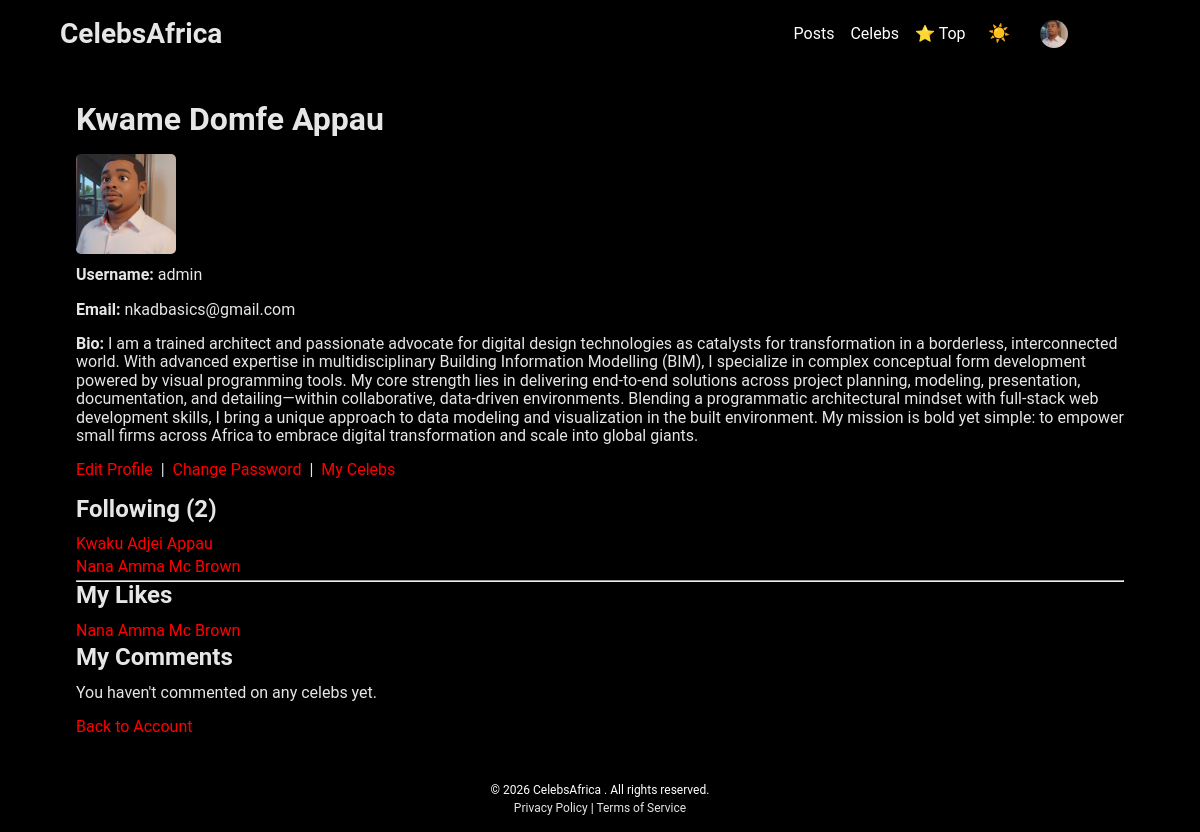
/accounts/profile/ (signed in), run on the app's committed database.
### apps/accounts/models.py (models this page shows, shortened)
class UserProfile(models.Model):
    ROLE_FAN = 'fan'
    ROLE_CELEB = 'celeb'
    ROLE_MANAGER = 'manager'
    ROLE_STAFF = 'staff'
    ROLE_CHOICES = [
        (ROLE_FAN, 'Fan'),
        (ROLE_CELEB, 'Celeb'),
        (ROLE_MANAGER, 'Celeb Manager'),
        (ROLE_STAFF, 'Staff'),
    ]
    user = models.OneToOneField(User, on_delete=models.CASCADE, related_name='profile')
    avatar = models.ImageField(upload_to='avatars/', null=True, blank=True)
    bio = models.TextField(max_length=300, blank=True)
    last_seen = models.DateTimeField(null=True, blank=True, db_index=True)
    role = models.CharField(max_length=20, choices=ROLE_CHOICES, default=ROLE_FAN)

### apps/celebs/models.py (models this page shows, shortened)
class Follow(models.Model):
	celeb = models.ForeignKey(Celeb, on_delete=models.CASCADE, related_name='followers')
	user = models.ForeignKey(User, on_delete=models.CASCADE, related_name='following')
	class Meta:
		unique_together = ('celeb', 'user')

class Celeb(models.Model):
	name = models.CharField(max_length=100)
	slug = models.SlugField(max_length=120, unique=True, blank=True)
	type = models.ForeignKey(Type, on_delete=models.PROTECT, related_name='celebs', null=True, blank=True)
	street_name = models.CharField(max_length=50)
	bio = models.TextField(blank=True)
	nationality = models.ForeignKey('Country', on_delete=models.SET_NULL, null=True, blank=True, related_name='celebs')
	rating = models.FloatField(default=0.0, help_text="Legacy field; rating now computed from reviews")
	discovered = models.DateField(null=True, blank=True)
	date_of_birth = models.DateField(null=True, blank=True)
	date_of_death = models.DateField(null=True, blank=True)
	image = models.ImageField(upload_to='celebs/', null=True, blank=True)
	awards = models.TextField(blank=True, help_text='Notable awards and achievements')
	website = models.URLField(max_length=200, blank=True)
	instagram = models.CharField(max_length=100, blank=True, help_text='Username only, no @')
	twitter = models.CharField(max_length=100, blank=True, help_text='Username only, no @')
	facebook = models.CharField(max_length=100, blank=True, help_text='Page name or URL slug')
	youtube = models.CharField(max_length=100, blank=True, help_text='Channel name or URL slug')
	featured_video = models.URLField(max_length=200, blank=True, help_text='YouTube video URL e.g. https://www.youtube.com/watch?v=...')
	published = models.BooleanField(default=True, help_text='Unpublished celebs are hidden from all public listings and detail pages')
	managers = models.ManyToManyField(
		User, blank=True, related_name='managed_celebs',
		help_text='Users (celebs/managers) who can edit this celeb page',
	)
	def get_absolute_url(self):
		from django.urls import reverse
		if self.type_id:
			cat_slug = self.type.family.category.slug
			family_slug = self.type.family.slug
			type_slug = self.type.slug
		else:
			cat_slug = family_slug = type_slug = 'uncategorised'
		return reverse('celeb_detail', args=[cat_slug, family_slug, type_slug, self.slug])

class Like(models.Model):
	celeb = models.ForeignKey(Celeb, on_delete=models.CASCADE, related_name='likes')
	user = models.ForeignKey(User, on_delete=models.CASCADE, related_name='celeb_likes')
	class Meta:
		unique_together = ('celeb', 'user')

### apps/accounts/views.py (the view)
# urls.py: path('profile/', views.profile, name='profile'),
@login_required
def profile(request):
    from apps.celebs.models import Like, Comment, Follow
    likes = Like.objects.filter(user=request.user).select_related('celeb__type__family__category').order_by('-id')
    comments = Comment.objects.filter(user=request.user).select_related('celeb__type__family__category').order_by('-created_at')
    following = Follow.objects.filter(user=request.user).select_related('celeb__type__family__category').order_by('celeb__name')
    return render(request, 'accounts/profile.html', {'likes': likes, 'comments': comments, 'following': following})

### core/context_processors.py (called while the page is built)
def online_users(request):
    from apps.accounts.models import UserProfile
    threshold = timezone.now() - timedelta(minutes=5)
    count = UserProfile.objects.filter(last_seen__gte=threshold).count()
    return {'online_users_count': count}

### apps/accounts/templates/accounts/profile.html (shortened to what this page needs)
{% extends 'base.html' %}
{% block content %}
<div class="flex flex-column white-90 pa1-00 h-100">
    <h1>{{ user.get_full_name|default:user.username }}</h1>
    {% if user.profile.avatar %}
    <img src="{{ user.profile.avatar.url }}" alt="Avatar"
        style="width:100px; height:100px; object-fit:cover; border-radius:5%; margin-bottom:12px;">
    {% endif %}
    <p><strong>Username:</strong> {{ user.username }}</p>
    <p><strong>Email:</strong> {{ user.email|default:"—" }}</p>
    {% if user.profile.bio %}<p><strong>Bio:</strong> {{ user.profile.bio }}</p>{% endif %}
    <p>
    <a href="{% url 'profile_edit' %}" class="red">Edit Profile</a> &nbsp;|&nbsp;
    <a href="{% url 'password_change' %}" class="red">Change Password</a>
    {% if user.managed_celebs.exists or user.is_staff %}&nbsp;|&nbsp;
    <a href="{% url 'my_celebs' %}" class="red">My Celebs</a>
    {% endif %}
    </p>
    <h2>Following ({{ following|length }})</h2>
    {% if following %}
    <ul>
        {% for f in following %}
        <li><a href="{{ f.celeb.get_absolute_url }}" class="red">{{ f.celeb.name }}</a></li>
        {% endfor %}
    </ul>
    {% else %}
    <p>You're not following any celebs yet.</p>
    {% endif %}
    <hr>
    <h2>My Likes</h2>
    {% if likes %}
    <ul>
        {% for like in likes %}
        <li><a href="{{ like.celeb.get_absolute_url }}" class="red">{{ like.celeb.name }}</a></li>
        {% endfor %}
    </ul>
    {% else %}
    <p>You haven't liked any celebs yet.</p>
    {% endif %}
    <h2>My Comments</h2>
    {% if comments %}
    <ul>
        {% for comment in comments %}
        <li>
            <a href="{{ comment.celeb.get_absolute_url }}" class="red"
            >
                {{ comment.celeb.name }}
            </a>:
            "{{ comment.text }}"
            <small style="color:#888;">
                {{ comment.created_at|date:"d M Y" }}
            </small>
        </li>
        {% endfor %}
    </ul>
    {% else %}
    <p>
        You haven't commented on any celebs yet.
    </p>
    {% endif %}
    <p>
        <a href="{% url 'account_home' %}" class="red">Back to Account</a>
    </p>
</div>
{% endblock %}

### core/templates/base.html (shortened to what this page needs)
<!DOCTYPE html>
{% load static %}
<html lang="en">
<head>
    <link rel="stylesheet" href="{% static 'css/style.css' %}">
    <link rel="stylesheet" href="{% static 'css/gdb_normalize.css' %}">
    <link rel="stylesheet" href="{% static 'css/utilities.css' %}">
    <link rel="stylesheet" href="{% static 'css/menu.css' %}">
    <link rel="stylesheet" href="{% static 'css/theme.css' %}">
    <link rel="stylesheet" href="https://cdn.jsdelivr.net/gh/lipis/flag-icons@7.2.3/css/flag-icons.min.css">
</head>
<body class="vh-100 flex flex-column justify-between">
    <header class="bg-black text-white db w-100 fixed top-0 left-0 z-999">
        <nav class="flex justify-between items-center
            container container90 text-white pv1-00 h-100">
            <div class="flex items-center justify-center">
                <a href="/"
                    class="white-90 f1-75 b"
                        >
                    CelebsAfrica
                </a>
            </div>
            <div class="flex justify-end ggap1-00 nav-items w-100 h-100" id="navItemsDesktop">
                 <div class="flex items-center justify-center">
                    <a href="{% url 'posts_home' %}">Posts</a>
                </div>
                <div class="flex items-center justify-center">
                    <a href="/celebs/">Celebs</a>
                </div>
                <div class="flex items-center justify-center">
                    <a href="{% url 'top_celebs' %}">⭐ Top</a>
                </div>
                <div class="flex items-center justify-center">
                    <button class="theme-toggle-btn" id="themeToggle" type="button"
                        title="Switch to light mode" aria-label="Toggle theme">☀️</button>
                </div>
                {% if user.is_authenticated %}
                    <div style="display:flex;align-items:center;">
                        <button id="userDropdownBtn" aria-haspopup="true" aria-expanded="false" type="button"
                            style="background:none;border:none;cursor:pointer;color:inherit;font:inherit;padding:4px 8px;display:flex;align-items:center;gap:4px;border-radius:4px;">
                            {% if user.profile.avatar %}
                                <img src="{{ user.profile.avatar.url }}" alt="avatar" style="width:28px;height:28px;border-radius:50%;object-fit:cover;vertical-align:middle;margin-right:4px;">
                            {% endif %}
                        </button>
                    </div>
                {% else %}
                    <div class="flex items-center justify-center">
                        <a href="{% url 'login' %}">Login</a>
                    </div>
                {% endif %}
            </div>
        </nav>
    </header>
    <main class="flex-auto w-100 bg-black"
        style="height:calc(100vh - 128px);
            margin-top:64px;
            margin-bottom:64px;
            overflow-y:auto;
            overflow-x:hidden;">
        <div class="container container90 bg-black-90" style="overflow:visible; min-height:100%;">
            {% block content %}
            {% endblock %}
        </div>
    </main>
    <footer class="flex flex-column items-center justify-center bg-black white db w-100 tc fixed bottom-0 left-0 f0-75 z-999" style="height:64px;">
        <p class="flex items-center justify-center mb0-25">
            &copy; {{ year|default:2026 }} CelebsAfrica . All rights reserved.
        </p>
        <p class="mb0-00">
            <a href="" class="white-90"
            >
                Privacy Policy
            </a> |
            <a href="" class="white-90"
            >
                Terms of Service
            </a>
        </p>
    </footer>
</body>
</html>

### static/css/style.css (style rules this page uses)
:root { --white:rgb(240, 240, 240); --grey:rgb(170, 170, 170); --darkGrey:rgb(80, 80, 80); --dark: rgb(10, 10, 10); --red:red; --geolo: rgb(27, 27, 27); --gold: gold; --primary: var(--red); --secondry:var(--blue); --bgColour:var(--geolo); --fontsColor:var(--white); --linear-gradient-1: linear-gradient(90deg, rgb(0, 0, 0), rgb(255, 255, 255)); --linear-gradient-2: linear-gradient(45deg, rgb(240, 180, 14), rgb(207, 30, 30)); --radial-gradient-1: radial-gradient(circle, rgb(255,255,255) 20%, var(--dark) 60%); --radial-gradient-2: radial-gradient(circle, rgb(230, 44, 44) 20%, var(--darkGrey) 60%); --headingFonts: arial; --bodyFonts: Tahoma; --verySmallFontSize:0.25rem; --smallFontSize:0.5rem; --baseFontSize: 1rem; --largeFontSize:1.5rem; --xlargeFontSize: 2rem; --xxlargeFontSize:2.5rem; --heading-1:var(--xxlargeFontSize); --heading-2:var(--xlargeFontSize); --heading-3:var(--largeFontSize); --heading-4:var(--xlargeFontSize); }
@media (min-width:512px) { body { background-color: rgb(255, 255, 255); } }
@media (min-width:768px) { body { background-color: rgba(59, 27, 27, 0); } }
@media (min-width:1024px) { body { background-color: rgb(255, 255, 255); } }
:root { --theme-brown: var(--brown0, #5c3d1e); --theme-brown-dark: #4a2f17; --theme-gold: var(--gold0, #f2c94c); --theme-gold-soft: var(--gold5, #fbf4d8); --theme-border: rgba(92, 61, 30, 0.2); --theme-shadow: 0 8px 20px rgba(0, 0, 0, 0.08); }
.container { max-width: min(1200px, 94vw); }

### static/css/utilities.css (style rules this page uses)
*,::after,::before { margin: 0px; padding: 0px; box-sizing: border-box; text-decoration: none; list-style: none; }
html { font-family:sans-serif; font-family:roboto,"Segoe UI","Helvetica Neue","Noto Sans","Liberation Sans",sans-serif,"Apple Color Emoji","Segoe UI Emoji","Segoe UI Symbol","Noto Color Emoji"; font-size:16px; }
body { width: 100%; height: 100%; min-width:375px; min-height: 100vh; }
article,aside,figcaption,figure,footer,header,hgroup,main,nav,section { display:block }
h1 { margin-bottom:1rem; }
h2 { margin-bottom:0.75rem; }
p { margin-bottom:1rem; }
a { margin:0; text-decoration: none; color:rgb(255, 255, 255); }
ul, ol { list-style-type: none; }
li { margin-bottom: 4px; }
img { width: 100%; display: block; }
.container { margin: 0 auto; max-width: 1280px; overflow: auto; }
.container90 { width: 90%; max-width: 1280px; margin: 0 auto; }

### static/css/theme.css (style rules this page uses)
.theme-toggle-btn { background: none; border: none; cursor: pointer; color: inherit; font-size: 1.1rem; padding: 4px 6px; line-height: 1; border-radius: 4px; transition: opacity 0.15s; vertical-align: middle; }

### static/css/Functional/Layout.css (style rules this page uses)
.db { display:block }
.flex { display:flex }
.flex-auto { flex:1 1 auto; min-width:0; min-height:0 }
.flex-column { flex-direction:column }
.items-center { align-items:center }
.justify-end { justify-content:flex-end }
.justify-center { justify-content:center }
.justify-between { justify-content:space-between }
.ggap1-00 { grid-gap:1rem; }

### static/css/Functional/Position.css (style rules this page uses)
.fixed { position:fixed }
.top-0 { top:0 }
.bottom-0 { bottom:0 }
.left-0 { left:0 }
.z-999 { z-index:999 }

### static/css/Functional/Size.css (style rules this page uses)
.h-100 { height:100% }
.vh-100 { height:100vh }
.w-100 { width:100% }

### static/css/Functional/Typography.css (style rules this page uses)
.f0-75 { font-size:0.75rem }
.f1-75 { font-size:1.75rem }
.b { font-weight:700 }
.tc { text-align:center }

### data on the page
Follow: celeb.name "Kwaku Adjei Appau"
Follow: celeb.name "Nana Amma Mc Brown"
Like: celeb.name "Nana Amma Mc Brown"

### other printed values
{{ user.get_full_name|default:user.username }} "Kwame Domfe Appau"
{{ user.username }} "admin"
{{ user.email|default:"—" }} "nkadbasics@gmail.com"
{{ following|length }} "2"
{{ year|default:2026 }} "2026"
